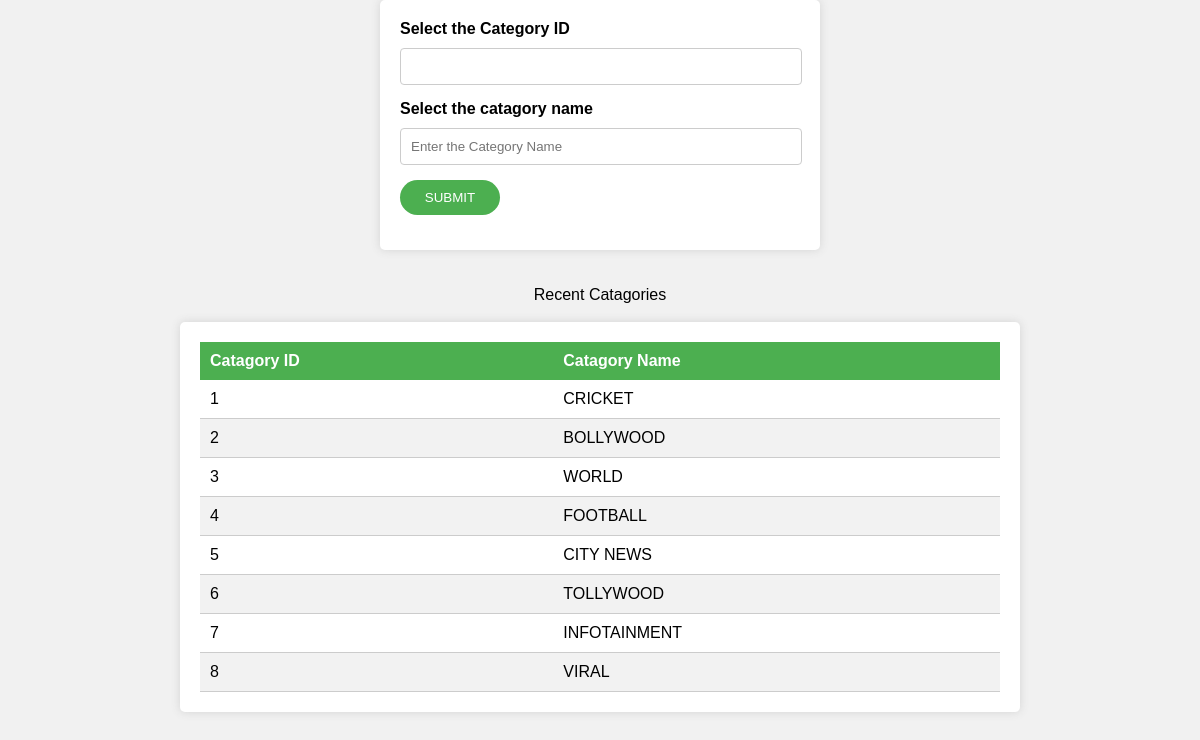
/admin/addcatagory.php, run on the app's committed database.
### tables this page shows
CREATE TABLE `master_catagory` (
  `serial_id` int NOT NULL,
  `catagory_id` int DEFAULT NULL,
  `catagory_name` varchar(20) DEFAULT NULL
);

### admin/addcatagory.php (the view, shortened to what this page needs)
<!DOCTYPE html>
<html lang="en">
<head>
</head>
<body>
    <div class="category">
        <form method="POST" action="adminserver.php?news=1" id="method_form">
            <label>Select the Category ID</label>
            <input type="number" name="CIN" id="CIN">
            <br>
            <label>Select the catagory name</label>
            <input type="text" id="catagory" placeholder="Enter the Category Name" name="CNAME"><br>
            <input type="submit" name="CINsubmit" id="CINsubmit" value="SUBMIT">
        </form>
    </div><br><br>
    <center><label>Recent Catagories</label></center><br>
    <div class="designed_catagory" id="designed_catagory">
        <?php
        include '../connection.php'; ?>
        <table class="table_head">
            <thead>
                <tr>
                    <th>Catagory ID</th>
                    <th>Catagory Name</th>
                </tr>
            </thead>
            <tbody>
                <?php
                $sql = "SELECT * FROM master_catagory";
                $result = mysqli_query($connection, $sql);
                if (mysqli_num_rows($result) > 0) {
                    while ($row = mysqli_fetch_assoc($result)) { ?>
                        <tr>
                            <td>
                                <?php echo $row['catagory_id']; ?>
                            </td>
                            <td>
                                <?php echo $row['catagory_name']; ?>
                            </td>
                        </tr>
                        <?php
                    }
                }
                ?>
    </div>
</body>
</html>

### admin/addcatagory.php (style rules this page uses)
body { font-family: Arial, sans-serif; background-color: #f1f1f1; margin: 0; padding: 0; }
.category { max-width: 400px; margin: 0 auto; background-color: #fff; padding: 20px; border-radius: 5px; box-shadow: 0px 0px 10px #d3d3d3; }
.category label { display: block; margin-bottom: 10px; font-weight: bold; }
.category input[type="number"], .category input[type="text"], .category input[type="submit"] { width: 95%; padding: 10px; margin-bottom: 15px; border: 1px solid #ccc; border-radius: 4px; }
.category input[type="submit"] { background-color: #4CAF50; color: #fff; border: none; border-radius: 40px; cursor: pointer; width: 100px; }
.designed_catagory { max-width: 800px; margin: 0 auto; background-color: #fff; padding: 20px; border-radius: 5px; box-shadow: 0px 0px 10px #d3d3d3; }
.table_head th { background-color: #4CAF50; color: #fff; padding: 10px; text-align: left; }
.table_head td { padding: 10px; border-bottom: 1px solid #ccc; }
.table_head tr:nth-child(even) { background-color: #f2f2f2; }
.table_head { width: 100%; border-collapse: collapse; }

### data on the page
master_catagory: catagory "1", catagory_name "CRICKET"
master_catagory: catagory "2", catagory_name "BOLLYWOOD"
master_catagory: catagory "3", catagory_name "WORLD"
master_catagory: catagory "4", catagory_name "FOOTBALL"
master_catagory: catagory "5", catagory_name "CITY NEWS"
master_catagory: catagory "6", catagory_name "TOLLYWOOD"
master_catagory: catagory "7", catagory_name "INFOTAINMENT"
master_catagory: catagory "8", catagory_name "VIRAL"
